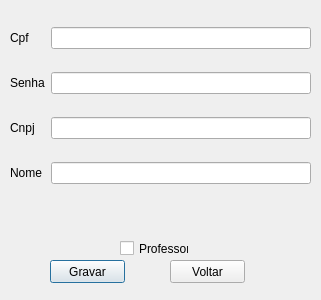
<?xml version="1.0" encoding="UTF-8"?>
<ui version="4.0">
 <class>Formulario</class>
 <widget class="QDialog" name="Formulario">
  <property name="geometry">
   <rect>
    <x>0</x>
    <y>0</y>
    <width>321</width>
    <height>300</height>
   </rect>
  </property>
  <property name="windowTitle">
   <string>Dialog</string>
  </property>
  <widget class="QCheckBox" name="checkBox">
   <property name="geometry">
    <rect>
     <x>120</x>
     <y>240</y>
     <width>69</width>
     <height>17</height>
    </rect>
   </property>
   <property name="text">
    <string>Professor</string>
   </property>
  </widget>
  <widget class="QPushButton" name="pushButton">
   <property name="geometry">
    <rect>
     <x>50</x>
     <y>260</y>
     <width>75</width>
     <height>23</height>
    </rect>
   </property>
   <property name="text">
    <string>Gravar</string>
   </property>
  </widget>
  <widget class="QWidget" name="layoutWidget">
   <property name="geometry">
    <rect>
     <x>10</x>
     <y>10</y>
     <width>301</width>
     <height>191</height>
    </rect>
   </property>
   <layout class="QGridLayout" name="gridLayout">
    <item row="0" column="0">
     <widget class="QLabel" name="label">
      <property name="text">
       <string>Cpf</string>
      </property>
     </widget>
    </item>
    <item row="0" column="1">
     <widget class="QLineEdit" name="lineEdit"/>
    </item>
    <item row="1" column="0">
     <widget class="QLabel" name="label_2">
      <property name="text">
       <string>Senha</string>
      </property>
     </widget>
    </item>
    <item row="1" column="1">
     <widget class="QLineEdit" name="lineEdit_2"/>
    </item>
    <item row="2" column="0">
     <widget class="QLabel" name="label_4">
      <property name="text">
       <string>Cnpj</string>
      </property>
     </widget>
    </item>
    <item row="2" column="1">
     <widget class="QLineEdit" name="lineEdit_3"/>
    </item>
    <item row="3" column="0">
     <widget class="QLabel" name="label_3">
      <property name="text">
       <string>Nome</string>
      </property>
     </widget>
    </item>
    <item row="3" column="1">
     <widget class="QLineEdit" name="lineEdit_4"/>
    </item>
   </layout>
  </widget>
  <widget class="QPushButton" name="btn_voltarPrincipa">
   <property name="geometry">
    <rect>
     <x>170</x>
     <y>260</y>
     <width>75</width>
     <height>23</height>
    </rect>
   </property>
   <property name="text">
    <string>Voltar</string>
   </property>
  </widget>
 </widget>
 <resources/>
 <connections/>
</ui>
